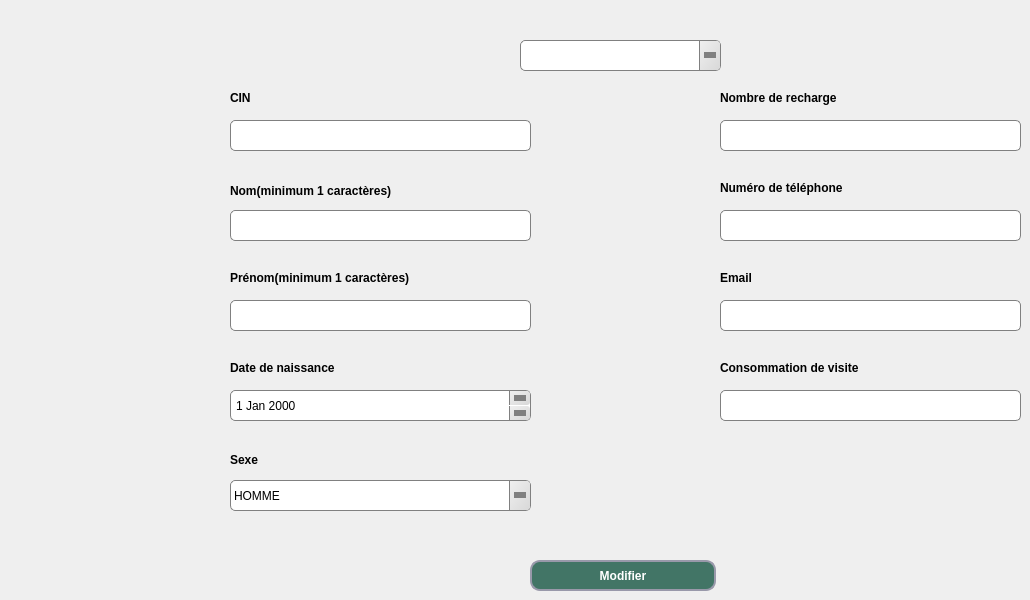
     <widget class="QWidget" name="tab">
      <attribute name="title">
       <string>Modifier client</string>
      </attribute>
      <widget class="QLabel" name="label_104">
       <property name="geometry">
        <rect>
         <x>230</x>
         <y>450</y>
         <width>231</width>
         <height>20</height>
        </rect>
       </property>
       <property name="font">
        <font>
         <pointsize>9</pointsize>
         <weight>75</weight>
         <bold>true</bold>
        </font>
       </property>
       <property name="text">
        <string>Sexe</string>
       </property>
      </widget>
      <widget class="QLineEdit" name="lineEdit_Nom_3">
       <property name="geometry">
        <rect>
         <x>230</x>
         <y>210</y>
         <width>301</width>
         <height>31</height>
        </rect>
       </property>
       <property name="styleSheet">
        <string notr="true">QLineEdit {
    background: qlineargradient(x1:0, y1:0, x2:1, y2:0,
        stop:0 #E1E1E1, stop: 0.4 #DDDDDD,
        stop: 0.5 #D8D8D8, stop: 1.0 #D3D3D3);
    border: 1px solid gray;
    border-radius: 5px;
    padding: 1px 18px 1px 3px;
}
QLineEdit::down-arrow {
    width: 0;
    height: 0;
    border-style: solid;
    border-width: 6px 6px 0 6px;
    border-color: gray transparent transparent transparent;
}
QLineEdit::drop-down {
    subcontrol-origin: padding;
    subcontrol-position: top right;
    width: 20px;
    border-left-width: 1px;
    border-left-color: gray;
    border-left-style: solid;
    border-top-right-radius: 3px;
    border-bottom-right-radius: 3px;
    background: qlineargradient(x1: 0, y1: 0, x2: 1, y2: 1, stop: 0 #f0f0f0, stop: 1 #d8d8d8);

}
QLineEdit::hover {
    background: #d0d0d0;
}

QLineEdit::pressed {
    background: #c8c8c8;
}</string>
       </property>
      </widget>
      <widget class="QLabel" name="label_105">
       <property name="geometry">
        <rect>
         <x>720</x>
         <y>270</y>
         <width>56</width>
         <height>16</height>
        </rect>
       </property>
       <property name="font">
        <font>
         <pointsize>9</pointsize>
         <weight>75</weight>
         <bold>true</bold>
        </font>
       </property>
       <property name="text">
        <string>Email</string>
       </property>
      </widget>
      <widget class="QLineEdit" name="lineEdit_Prenom_3">
       <property name="geometry">
        <rect>
         <x>230</x>
         <y>300</y>
         <width>301</width>
         <height>31</height>
        </rect>
       </property>
       <property name="styleSheet">
        <string notr="true">QLineEdit {
    background: qlineargradient(x1:0, y1:0, x2:1, y2:0,
        stop:0 #E1E1E1, stop: 0.4 #DDDDDD,
        stop: 0.5 #D8D8D8, stop: 1.0 #D3D3D3);
    border: 1px solid gray;
    border-radius: 5px;
    padding: 1px 18px 1px 3px;
}
QLineEdit::down-arrow {
    width: 0;
    height: 0;
    border-style: solid;
    border-width: 6px 6px 0 6px;
    border-color: gray transparent transparent transparent;
}
QLineEdit::drop-down {
    subcontrol-origin: padding;
    subcontrol-position: top right;
    width: 20px;
    border-left-width: 1px;
    border-left-color: gray;
    border-left-style: solid;
    border-top-right-radius: 3px;
    border-bottom-right-radius: 3px;
    background: qlineargradient(x1: 0, y1: 0, x2: 1, y2: 1, stop: 0 #f0f0f0, stop: 1 #d8d8d8);

}
QLineEdit::hover {
    background: #d0d0d0;
}

QLineEdit::pressed {
    background: #c8c8c8;
}</string>
       </property>
      </widget>
      <widget class="QLineEdit" name="lineEdit_NbrR_3">
       <property name="geometry">
        <rect>
         <x>720</x>
         <y>120</y>
         <width>301</width>
         <height>31</height>
        </rect>
       </property>
       <property name="styleSheet">
        <string notr="true">QLineEdit {
    background: qlineargradient(x1:0, y1:0, x2:1, y2:0,
        stop:0 #E1E1E1, stop: 0.4 #DDDDDD,
        stop: 0.5 #D8D8D8, stop: 1.0 #D3D3D3);
    border: 1px solid gray;
    border-radius: 5px;
    padding: 1px 18px 1px 3px;
}
QLineEdit::down-arrow {
    width: 0;
    height: 0;
    border-style: solid;
    border-width: 6px 6px 0 6px;
    border-color: gray transparent transparent transparent;
}
QLineEdit::drop-down {
    subcontrol-origin: padding;
    subcontrol-position: top right;
    width: 20px;
    border-left-width: 1px;
    border-left-color: gray;
    border-left-style: solid;
    border-top-right-radius: 3px;
    border-bottom-right-radius: 3px;
    background: qlineargradient(x1: 0, y1: 0, x2: 1, y2: 1, stop: 0 #f0f0f0, stop: 1 #d8d8d8);

}
QLineEdit::hover {
    background: #d0d0d0;
}

QLineEdit::pressed {
    background: #c8c8c8;
}</string>
       </property>
      </widget>
      <widget class="QLabel" name="label_106">
       <property name="geometry">
        <rect>
         <x>720</x>
         <y>360</y>
         <width>191</width>
         <height>16</height>
        </rect>
       </property>
       <property name="font">
        <font>
         <pointsize>9</pointsize>
         <weight>75</weight>
         <bold>true</bold>
        </font>
       </property>
       <property name="text">
        <string>Consommation de visite</string>
       </property>
      </widget>
      <widget class="QLabel" name="label_107">
       <property name="geometry">
        <rect>
         <x>230</x>
         <y>360</y>
         <width>221</width>
         <height>16</height>
        </rect>
       </property>
       <property name="font">
        <font>
         <pointsize>9</pointsize>
         <weight>75</weight>
         <bold>true</bold>
        </font>
       </property>
       <property name="text">
        <string>Date de naissance</string>
       </property>
      </widget>
      <widget class="QLabel" name="label_108">
       <property name="geometry">
        <rect>
         <x>720</x>
         <y>90</y>
         <width>191</width>
         <height>16</height>
        </rect>
       </property>
       <property name="font">
        <font>
         <pointsize>9</pointsize>
         <weight>75</weight>
         <bold>true</bold>
        </font>
       </property>
       <property name="text">
        <string>Nombre de recharge</string>
       </property>
      </widget>
      <widget class="QLineEdit" name="lineEdit_Cons_3">
       <property name="geometry">
        <rect>
         <x>720</x>
         <y>390</y>
         <width>301</width>
         <height>31</height>
        </rect>
       </property>
       <property name="styleSheet">
        <string notr="true">QLineEdit {
    background: qlineargradient(x1:0, y1:0, x2:1, y2:0,
        stop:0 #E1E1E1, stop: 0.4 #DDDDDD,
        stop: 0.5 #D8D8D8, stop: 1.0 #D3D3D3);
    border: 1px solid gray;
    border-radius: 5px;
    padding: 1px 18px 1px 3px;
}
QLineEdit::down-arrow {
    width: 0;
    height: 0;
    border-style: solid;
    border-width: 6px 6px 0 6px;
    border-color: gray transparent transparent transparent;
}
QLineEdit::drop-down {
    subcontrol-origin: padding;
    subcontrol-position: top right;
    width: 20px;
    border-left-width: 1px;
    border-left-color: gray;
    border-left-style: solid;
    border-top-right-radius: 3px;
    border-bottom-right-radius: 3px;
    background: qlineargradient(x1: 0, y1: 0, x2: 1, y2: 1, stop: 0 #f0f0f0, stop: 1 #d8d8d8);

}
QLineEdit::hover {
    background: #d0d0d0;
}

QLineEdit::pressed {
    background: #c8c8c8;
}
</string>
       </property>
      </widget>
      <widget class="QLabel" name="label_109">
       <property name="geometry">
        <rect>
         <x>230</x>
         <y>270</y>
         <width>311</width>
         <height>16</height>
        </rect>
       </property>
       <property name="font">
        <font>
         <pointsize>9</pointsize>
         <weight>75</weight>
         <bold>true</bold>
        </font>
       </property>
       <property name="text">
        <string>Prénom(minimum 1 caractères)</string>
       </property>
      </widget>
      <widget class="QLineEdit" name="lineEdit_NumTel_3">
       <property name="geometry">
        <rect>
         <x>720</x>
         <y>210</y>
         <width>301</width>
         <height>31</height>
        </rect>
       </property>
       <property name="styleSheet">
        <string notr="true">QLineEdit {
    background: qlineargradient(x1:0, y1:0, x2:1, y2:0,
        stop:0 #E1E1E1, stop: 0.4 #DDDDDD,
        stop: 0.5 #D8D8D8, stop: 1.0 #D3D3D3);
    border: 1px solid gray;
    border-radius: 5px;
    padding: 1px 18px 1px 3px;
}
QLineEdit::down-arrow {
    width: 0;
    height: 0;
    border-style: solid;
    border-width: 6px 6px 0 6px;
    border-color: gray transparent transparent transparent;
}
QLineEdit::drop-down {
    subcontrol-origin: padding;
    subcontrol-position: top right;
    width: 20px;
    border-left-width: 1px;
    border-left-color: gray;
    border-left-style: solid;
    border-top-right-radius: 3px;
    border-bottom-right-radius: 3px;
    background: qlineargradient(x1: 0, y1: 0, x2: 1, y2: 1, stop: 0 #f0f0f0, stop: 1 #d8d8d8);

}
QLineEdit::hover {
    background: #d0d0d0;
}

QLineEdit::pressed {
    background: #c8c8c8;
}</string>
       </property>
      </widget>
      <widget class="QLabel" name="label_110">
       <property name="geometry">
        <rect>
         <x>230</x>
         <y>180</y>
         <width>241</width>
         <height>21</height>
        </rect>
       </property>
       <property name="font">
        <font>
         <pointsize>9</pointsize>
         <weight>75</weight>
         <bold>true</bold>
        </font>
       </property>
       <property name="text">
        <string>Nom(minimum 1 caractères)</string>
       </property>
      </widget>
      <widget class="QDateEdit" name="dateEdit_2">
       <property name="geometry">
        <rect>
         <x>230</x>
         <y>390</y>
         <width>301</width>
         <height>31</height>
        </rect>
       </property>
       <property name="styleSheet">
        <string notr="true">QDateEdit {
    background: qlineargradient(x1:0, y1:0, x2:1, y2:0,
        stop:0 #E1E1E1, stop: 0.4 #DDDDDD,
        stop: 0.5 #D8D8D8, stop: 1.0 #D3D3D3);
    border: 1px solid gray;
    border-radius: 5px;
    padding: 1px 18px 1px 3px;
}

QDateEdit::up-button {
    subcontrol-origin: padding;
    border-left-color: gray;
    width: 20px;
    border-left-style: solid;
    subcontrol-position: top right;
    border-down-width: 1px;
    border-left-width: 1px;
    border-top-right-radius: 3px;
    border-bottom-right-radius: 3px;
    background: qlineargradient(x1: 0, y1: 0, x2: 1, y2: 1, stop: 0 #f0f0f0, stop: 1 #d8d8d8);
}

QDateEdit::down-button {
    subcontrol-position: bottom right;
    subcontrol-origin: padding;
    border-left-color: gray;
    width: 20px;
    border-left-width: 1px;
    border-up-width: 1px;
    border-left-style: solid;
    border-top-right-radius: 3px;
    border-bottom-right-radius: 3px;
    background: qlineargradient(x1: 0, y1: 0, x2: 1, y2: 1, stop: 0 #f0f0f0, stop: 1 #d8d8d8);
}

QDateEdit::up-button:hover, QDateEdit::down-button:hover {
    background-color: #F0F0F0;
}


QDateEdit::up-arrow {
        width: 0;
    height: 0;
    border-style: solid;
    border-width: 6px 6px 0 6px;
    border-color: gray transparent transparent transparent;
}

QDateEdit::down-arrow {
    width: 0;
    height: 0;
    border-style: solid;
    border-width: 6px 6px 0 6px;
    border-color: gray transparent transparent transparent;
}

QDateEdit::hover {
    background: #d0d0d0;
}
QDateEdit::pressed {
    background: #c8c8c8;
}</string>
       </property>
      </widget>
      <widget class="QLabel" name="label_111">
       <property name="geometry">
        <rect>
         <x>720</x>
         <y>180</y>
         <width>171</width>
         <height>16</height>
        </rect>
       </property>
       <property name="font">
        <font>
         <pointsize>9</pointsize>
         <weight>75</weight>
         <bold>true</bold>
        </font>
       </property>
       <property name="text">
        <string>Numéro de téléphone</string>
       </property>
      </widget>
      <widget class="QLabel" name="label_112">
       <property name="geometry">
        <rect>
         <x>230</x>
         <y>90</y>
         <width>56</width>
         <height>16</height>
        </rect>
       </property>
       <property name="font">
        <font>
         <pointsize>9</pointsize>
         <weight>75</weight>
         <bold>true</bold>
        </font>
       </property>
       <property name="text">
        <string>CIN</string>
       </property>
      </widget>
      <widget class="QLineEdit" name="lineEdit_Cin_3">
       <property name="geometry">
        <rect>
         <x>230</x>
         <y>120</y>
         <width>301</width>
         <height>31</height>
        </rect>
       </property>
       <property name="styleSheet">
        <string notr="true">QLineEdit {
    background: qlineargradient(x1:0, y1:0, x2:1, y2:0,
        stop:0 #E1E1E1, stop: 0.4 #DDDDDD,
        stop: 0.5 #D8D8D8, stop: 1.0 #D3D3D3);
    border: 1px solid gray;
    border-radius: 5px;
    padding: 1px 18px 1px 3px;
}
QLineEdit::down-arrow {
    width: 0;
    height: 0;
    border-style: solid;
    border-width: 6px 6px 0 6px;
    border-color: gray transparent transparent transparent;
}
QLineEdit::drop-down {
    subcontrol-origin: padding;
    subcontrol-position: top right;
    width: 20px;
    border-left-width: 1px;
    border-left-color: gray;
    border-left-style: solid;
    border-top-right-radius: 3px;
    border-bottom-right-radius: 3px;
    background: qlineargradient(x1: 0, y1: 0, x2: 1, y2: 1, stop: 0 #f0f0f0, stop: 1 #d8d8d8);

}
QLineEdit::hover {
    background: #d0d0d0;
}

QLineEdit::pressed {
    background: #c8c8c8;
}</string>
       </property>
      </widget>
      <widget class="QLineEdit" name="lineEdit_Email_3">
       <property name="geometry">
        <rect>
         <x>720</x>
         <y>300</y>
         <width>301</width>
         <height>31</height>
        </rect>
       </property>
       <property name="styleSheet">
        <string notr="true">QLineEdit {
    background: qlineargradient(x1:0, y1:0, x2:1, y2:0,
        stop:0 #E1E1E1, stop: 0.4 #DDDDDD,
        stop: 0.5 #D8D8D8, stop: 1.0 #D3D3D3);
    border: 1px solid gray;
    border-radius: 5px;
    padding: 1px 18px 1px 3px;
}
QLineEdit::down-arrow {
    width: 0;
    height: 0;
    border-style: solid;
    border-width: 6px 6px 0 6px;
    border-color: gray transparent transparent transparent;
}
QLineEdit::drop-down {
    subcontrol-origin: padding;
    subcontrol-position: top right;
    width: 20px;
    border-left-width: 1px;
    border-left-color: gray;
    border-left-style: solid;
    border-top-right-radius: 3px;
    border-bottom-right-radius: 3px;
    background: qlineargradient(x1: 0, y1: 0, x2: 1, y2: 1, stop: 0 #f0f0f0, stop: 1 #d8d8d8);

}
QLineEdit::hover {
    background: #d0d0d0;
}

QLineEdit::pressed {
    background: #c8c8c8;
}
</string>
       </property>
      </widget>
      <widget class="QComboBox" name="comboBox_4">
       <property name="geometry">
        <rect>
         <x>230</x>
         <y>480</y>
         <width>301</width>
         <height>31</height>
        </rect>
       </property>
       <property name="styleSheet">
        <string notr="true">QComboBox {
    background: qlineargradient(x1:0, y1:0, x2:1, y2:0,
        stop:0 #E1E1E1, stop: 0.4 #DDDDDD,
        stop: 0.5 #D8D8D8, stop: 1.0 #D3D3D3);
    border: 1px solid gray;
    border-radius: 5px;
    padding: 1px 18px 1px 3px;
}

QComboBox::drop-down {
    subcontrol-origin: padding;
    subcontrol-position: top right;
    width: 20px;
    border-left-width: 1px;
    border-left-color: gray;
    border-left-style: solid;
    border-top-right-radius: 3px;
    border-bottom-right-radius: 3px;
    background: qlineargradient(x1: 0, y1: 0, x2: 1, y2: 1, stop: 0 #f0f0f0, stop: 1 #d8d8d8);

}
QComboBox::down-arrow {
    width: 0;
    height: 0;
    border-style: solid;
    border-width: 6px 6px 0 6px;
    border-color: gray transparent transparent transparent;
}






QComboBox::hover {
    background: #d0d0d0;
}

QComboBox::pressed {
    background: #c8c8c8;
}</string>
       </property>
       <item>
        <property name="text">
         <string>HOMME</string>
        </property>
       </item>
       <item>
        <property name="text">
         <string>FEMME</string>
        </property>
       </item>
      </widget>
      <widget class="QPushButton" name="pushButton_modifier">
       <property name="geometry">
        <rect>
         <x>530</x>
         <y>560</y>
         <width>186</width>
         <height>31</height>
        </rect>
       </property>
       <property name="font">
        <font>
         <pointsize>9</pointsize>
         <weight>75</weight>
         <bold>true</bold>
        </font>
       </property>
       <property name="styleSheet">
        <string notr="true">QPushButton{
 background: rgb(66, 117, 102);
border-radius:10px;
border-style:solid;
border-width:2px;
border-color:#9999aa;
color:white;
}
QPushButton:enabled{
 background: rgb(66, 117, 102);
color:white;
}

QPushButton:pressed{
 background: qlineargradient(spread:pad, x1:0.5, y1:0.0342727, x2:0.5, y2:1, stop:0 rgba(0, 255, 255, 255), stop:1 rgba(255, 255, 255, 255));
color:#fffffe;
}

QPushButton:hover:!pressed{
 background:   rgb(221,222,217);
color:#0c2f70;
}

QPushButton:disabled{
background:rgb(66, 117, 102);
color:#ffffff;
}</string>
       </property>
       <property name="text">
        <string>Modifier</string>
       </property>
      </widget>
      <widget class="QComboBox" name="comboBox_client">
       <property name="geometry">
        <rect>
         <x>520</x>
         <y>40</y>
         <width>201</width>
         <height>31</height>
        </rect>
       </property>
       <property name="styleSheet">
        <string notr="true">QComboBox {
    background: qlineargradient(x1:0, y1:0, x2:1, y2:0,
        stop:0 #E1E1E1, stop: 0.4 #DDDDDD,
        stop: 0.5 #D8D8D8, stop: 1.0 #D3D3D3);
    border: 1px solid gray;
    border-radius: 5px;
    padding: 1px 18px 1px 3px;
}

QComboBox::drop-down {
    subcontrol-origin: padding;
    subcontrol-position: top right;
    width: 20px;
    border-left-width: 1px;
    border-left-color: gray;
    border-left-style: solid;
    border-top-right-radius: 3px;
    border-bottom-right-radius: 3px;
    background: qlineargradient(x1: 0, y1: 0, x2: 1, y2: 1, stop: 0 #f0f0f0, stop: 1 #d8d8d8);

}
QComboBox::down-arrow {
    width: 0;
    height: 0;
    border-style: solid;
    border-width: 6px 6px 0 6px;
    border-color: gray transparent transparent transparent;
}






QComboBox::hover {
    background: #d0d0d0;
}

QComboBox::pressed {
    background: #c8c8c8;
}</string>
       </property>
      </widget>
     </widget>
